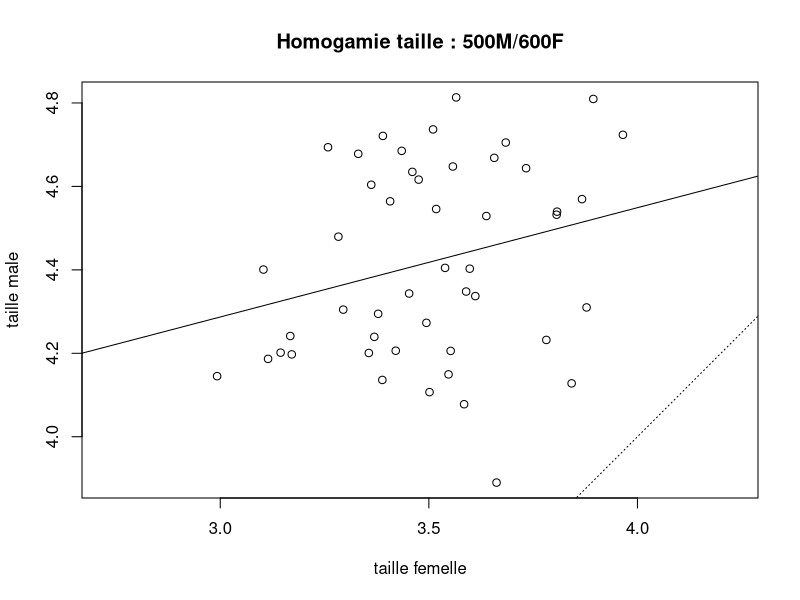

The R script that drew this image:
rm(list=ls())

tps_max <- 300
nb_mue <- numeric(tps_max)
nb_libre <- numeric(tps_max)
nm <- 300
nf <- 100
txmort_male <- 0.2
txmort_femelle <- 0.2

###################
#TRAME DISTRIBUTION
###################

# Femelles :

no <- c(1:nf)
taille <- rnorm(nf,2,0.2)
max_dist_mue <- ceiling((6.75+14.83*taille))
dist_mue <- ceiling(runif(nf, min=0, max=max_dist_mue))
no_male <- numeric(nf)
date_receptivite <- ceiling(max_dist_mue/2)

taille_male <- numeric(nf)
dist_mue_male <- numeric(nf)
femelle <- data.frame(no, taille, dist_mue, date_receptivite, no_male, taille_male, dist_mue_male)


# Males :

no <- c(1:nm)
taille <- rnorm(nm,2.75,0.2)
max_dist_mue <- (6.75+14.83*taille)  
dist_mue <- ceiling(runif(nm, min=0, max=max_dist_mue))  
no_femelle <- numeric(nm)
taille_femelle <- numeric(nm)
dist_mue_femelle <- numeric(nm)
male <- data.frame(no, taille, dist_mue, no_femelle, taille_femelle, dist_mue_femelle)


###########################
# VIEILLISSEMENT POPULATION
###########################
  
for (tps in 1:tps_max) {
  
    # tous les individus vieillissent d'un jour
    femelle$dist_mue <- femelle$dist_mue -1
    femelle$dist_mue_male[femelle$no_male != 0] <- femelle$dist_mue_male[femelle$no_male != 0] -1
    male$dist_mue <- male$dist_mue -1
    male$dist_mue_femelle[male$no_femelle != 0] <- male$dist_mue_femelle[male$no_femelle != 0] -1
    
    # y en a-t-il qui mue aujourd'hui (femelle et male) ?
    nbmuetoday <- length(femelle$dist_mue[femelle$dist_mue == 0]) + length(male$dist_mue[male$dist_mue == 0])
#     nbmuetoday_male <- length(male$dist_mue[male$dist_mue == 0])
        
# si un des membres de la paire mue, le couple se sépare : 
    if (nbmuetoday > 0) {
        femelle_en_mue <- femelle$no[femelle$dist_mue == 0]
        #males appariés avec une femelle qui mue aujourd'hui :
        male_apparie <- femelle$no_male[femelle_en_mue]  
        
        male_en_mue <- male$no[male$dist_mue == 0]
        femelle_apparie <- male$no_femelle[male_en_mue]
        
        # femelle devient libre :
        femelle$no_male[femelle_en_mue] <- 0
        femelle$taille_male[femelle_en_mue] <- 0
        femelle$dist_mue_male[femelle_en_mue] <- 0
        male$no_femelle[male_apparie] <- 0
        male$taille_femelle[male_apparie] <- 0
        male$dist_mue_femelle[male_apparie] <- 0
        
        # male devient libre :
        male$no_femelle[male_en_mue] <- 0
        male$taille_femelle[male_en_mue] <- 0
        male$dist_mue_femelle[male_en_mue] <- 0
        femelle$no_male[femelle_apparie] <- 0
        femelle$taille_male[femelle_apparie] <- 0
        femelle$dist_mue_male[femelle_apparie] <- 0
        
        # les individus grandissent après mue (+10%) :
        femelle$taille[femelle_en_mue] <- femelle$taille[femelle_en_mue]*1.10
        femelle$dist_mue[femelle_en_mue] <- ceiling(6.75+14.83*femelle$taille[femelle_en_mue])
        femelle$date_receptivite[femelle_en_mue] <- ceiling(femelle$dist_mue[femelle_en_mue]/2)
      
        male$taille[male_en_mue] <- male$taille[male_en_mue]*1.10
        male$dist_mue[male_en_mue] <- ceiling(6.75+14.83*male$taille[male_en_mue])
    }
        
    ############
    #APPARIEMENT
    ############
    
    
    # combien de femelles sont libres & receptives aujourd'hui ?
    nblibretoday <- length(femelle$no_male[femelle$no_male == 0 & femelle$dist_mue <= femelle$date_receptivite])
    # combien de males sont célibataires ?
    nbcelibataire <- length(male$no[male$no_femelle == 0])
    
    # s'il y a des individus libres, on lance l'appariement
    if (nblibretoday > 0 & nbcelibataire > 0){
      
      # quelles femelles sont libres & receptives ?
        no_femelle_libre <- femelle$no[femelle$no_male == 0 & femelle$dist_mue <= femelle$date_receptivite]
      # quels mâles sont célibataires ? (i.e. prêts à être appariés) ?
        celibataire <- male$no[male$no_femelle == 0]
        
		  # quelles femelles vont s'apparier ?
  			if (nblibretoday == 1) {
  				chanceuse <- no_femelle_libre
  			}else{
          # les femelles qui auront la chance de s'apparier sont déterminées aléatoirement
          # on sélectionne autant de femelles qu'il y a de males ou femelles disponibles, en fonction de qui est limitant
  				chanceuse <- sample(no_femelle_libre,min(nbcelibataire,nblibretoday))
  			}
  				
  		  # quels mâles seront sélectionnés ?
  			if (nbcelibataire == 1) {
  				no_male_selec <- celibataire 
  			}else{
          #idem que pour les femelles : sélection aléatoire d'un nombre de males fonction du sexe disponible limitant
  				no_male_selec <- sample(celibataire, min(nbcelibataire,nblibretoday))
  			}

            femelle$no_male[chanceuse] <- no_male_selec
            femelle$taille_male[chanceuse] <- male$taille[no_male_selec]
            femelle$dist_mue_male[chanceuse] <- male$dist_mue[no_male_selec]
            
            male$no_femelle[no_male_selec] <- chanceuse
            male$taille_femelle[no_male_selec] <- femelle$taille[chanceuse]
            male$dist_mue_femelle[no_male_selec] <- femelle$dist_mue[chanceuse]          
    }
    
# table(femelle$no_male)
# table(male$no_femelle)


    ######################
    # MORTALITE/NAISSANCES
    ######################

    # Mortalité :
    
    # combien de males et de femelle vont mourir aujourd'hui ?
#     nb_male_mort <- floor(nm*txmort_male)
#     nb_femelle_mort <- floor(nf*txmort_femelle)
#     
#     # la mort s'abat aléatoirement sur les individus :
#     no_male_mort <- sample(male$no, nb_male_mort)
#     no_femelle_mort <- sample(femelle$no, nb_femelle_mort)
#     
#     # suppression des individus malchanceux :
#     male[no_male_mort,] <- 0 
#     femelle[no_femelle_mort,] <- 0
#     
#     # Naissances :
#     
#     # combien d'individus vont naitre aujourd'hui ?
#     nb_naissance <- nb_male_mort + nb_femelle_mort  # se compense ici à mortalité
#     
#     # combien de males et de femelles vont naitre aujourd'hui ?
#     sex_ratio <- nf / (nf + nm)
#     nb_male_ne <- floor(nb_naissance * (1 - sex_ratio))
#     nb_femelle_ne <- floor(nb_naissance * sex_ratio)
#     
#     
#     # génération des nouveaux individus :
#     no <- c(femelle$no, (nf + 1) : (nf + nb_femelle_ne))
#     taille <- c(femelle$taille, rnorm(nb_femelle_ne, 2, 0.2))
#     max_dist_mue <- ceiling(6.75 + 14.83 * taille[(nf + 1) : (nf + nb_femelle_ne)])
#     dist_mue <- c(femelle$dist_mue, max_dist_mue)
#     date_receptivite <- c(femelle$date_receptivite, ceiling(max_dist_mue/2))
#     no_male <- c(femelle$no_male, numeric(nb_femelle_ne))
#     taille_male <- c(femelle$taille_male, numeric(nb_femelle_ne))
#     dist_mue_male <- c(femelle$dist_mue_male, numeric(nb_femelle_ne))
#     femelle <- data.frame(no, taille, dist_mue, date_receptivite, no_male, taille_male, dist_mue_male)
#     
#     no <- c(male$no, (nm + 1) : (nm + nb_male_ne))
#     taille <- c(male$taille, rnorm(nb_male_ne, 2.75, 0.2))
#     max_dist_mue <- ceiling(6.75 + 14.83 * taille[(nm + 1) : (nm + nb_male_ne)])
#     dist_mue <- c(male$dist_mue, max_dist_mue)
#     no_femelle <- c(male$no_femelle, numeric(nb_male_ne))
#     taille_femelle <- c(male$taille_femelle, numeric(nb_male_ne))
#     dist_mue_femelle <- c(male$dist_mue_femelle, numeric(nb_male_ne))
#     male <- data.frame(no, taille, dist_mue, no_femelle, taille_femelle, dist_mue_femelle)
    
    
    
    
    
    femelle
    male
    
    nb_mue[tps] <- nbmuetoday
    nb_libre[tps] <- nblibretoday
}

nb_mue
nb_libre
plot(femelle$taille_male[femelle$no_male != 0]~femelle$taille[femelle$no_male != 0], xlab="taille femelle", ylab="taille male", main = "Homogamie taille : 500M/600F", asp=1)
abline(0,1, lty=3)
abline(lm((femelle$taille_male[femelle$no_male != 0]~femelle$taille[femelle$no_male != 0])))

warnings()